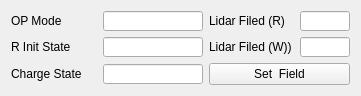
       <widget class="QWidget" name="layoutWidget_safety">
        <property name="geometry">
         <rect>
          <x>0</x>
          <y>340</y>
          <width>361</width>
          <height>79</height>
         </rect>
        </property>
        <layout class="QGridLayout" name="gridLayout_4">
         <item row="0" column="0">
          <widget class="QLabel" name="label_30">
           <property name="text">
            <string>OP Mode</string>
           </property>
          </widget>
         </item>
         <item row="0" column="1">
          <widget class="QLineEdit" name="le_Op_Mode">
           <property name="sizePolicy">
            <sizepolicy hsizetype="Maximum" vsizetype="Maximum">
             <horstretch>20</horstretch>
             <verstretch>20</verstretch>
            </sizepolicy>
           </property>
           <property name="minimumSize">
            <size>
             <width>100</width>
             <height>20</height>
            </size>
           </property>
           <property name="maximumSize">
            <size>
             <width>20</width>
             <height>20</height>
            </size>
           </property>
           <property name="text">
            <string/>
           </property>
          </widget>
         </item>
         <item row="0" column="2">
          <widget class="QLabel" name="label_35">
           <property name="text">
            <string>Lidar Filed (R)</string>
           </property>
          </widget>
         </item>
         <item row="0" column="3">
          <widget class="QLineEdit" name="le_Lidar_Field_Read">
           <property name="sizePolicy">
            <sizepolicy hsizetype="Minimum" vsizetype="Minimum">
             <horstretch>20</horstretch>
             <verstretch>20</verstretch>
            </sizepolicy>
           </property>
           <property name="minimumSize">
            <size>
             <width>50</width>
             <height>20</height>
            </size>
           </property>
           <property name="maximumSize">
            <size>
             <width>20</width>
             <height>20</height>
            </size>
           </property>
           <property name="cursor">
            <cursorShape>IBeamCursor</cursorShape>
           </property>
           <property name="text">
            <string/>
           </property>
          </widget>
         </item>
         <item row="1" column="0">
          <widget class="QLabel" name="label_31">
           <property name="text">
            <string>R Init State</string>
           </property>
          </widget>
         </item>
         <item row="1" column="1">
          <widget class="QLineEdit" name="le_Robot_Init_State">
           <property name="sizePolicy">
            <sizepolicy hsizetype="Minimum" vsizetype="Minimum">
             <horstretch>20</horstretch>
             <verstretch>20</verstretch>
            </sizepolicy>
           </property>
           <property name="minimumSize">
            <size>
             <width>100</width>
             <height>20</height>
            </size>
           </property>
           <property name="maximumSize">
            <size>
             <width>20</width>
             <height>20</height>
            </size>
           </property>
           <property name="text">
            <string/>
           </property>
          </widget>
         </item>
         <item row="1" column="2">
          <widget class="QLabel" name="label_34">
           <property name="text">
            <string>Lidar Filed (W))</string>
           </property>
          </widget>
         </item>
         <item row="1" column="3">
          <widget class="QLineEdit" name="le_Lidar_Field_Write">
           <property name="sizePolicy">
            <sizepolicy hsizetype="Minimum" vsizetype="Minimum">
             <horstretch>20</horstretch>
             <verstretch>20</verstretch>
            </sizepolicy>
           </property>
           <property name="minimumSize">
            <size>
             <width>50</width>
             <height>20</height>
            </size>
           </property>
           <property name="maximumSize">
            <size>
             <width>20</width>
             <height>20</height>
            </size>
           </property>
           <property name="cursor">
            <cursorShape>IBeamCursor</cursorShape>
           </property>
           <property name="text">
            <string/>
           </property>
          </widget>
         </item>
         <item row="2" column="0">
          <widget class="QLabel" name="label_32">
           <property name="text">
            <string>Charge State</string>
           </property>
          </widget>
         </item>
         <item row="2" column="1">
          <widget class="QLineEdit" name="le_Charge_State">
           <property name="sizePolicy">
            <sizepolicy hsizetype="Minimum" vsizetype="Minimum">
             <horstretch>20</horstretch>
             <verstretch>20</verstretch>
            </sizepolicy>
           </property>
           <property name="minimumSize">
            <size>
             <width>100</width>
             <height>20</height>
            </size>
           </property>
           <property name="maximumSize">
            <size>
             <width>20</width>
             <height>20</height>
            </size>
           </property>
           <property name="text">
            <string/>
           </property>
          </widget>
         </item>
         <item row="2" column="2" colspan="2">
          <widget class="QPushButton" name="bt_SetLidarField">
           <property name="text">
            <string>Set  Field</string>
           </property>
          </widget>
         </item>
        </layout>
       </widget>
